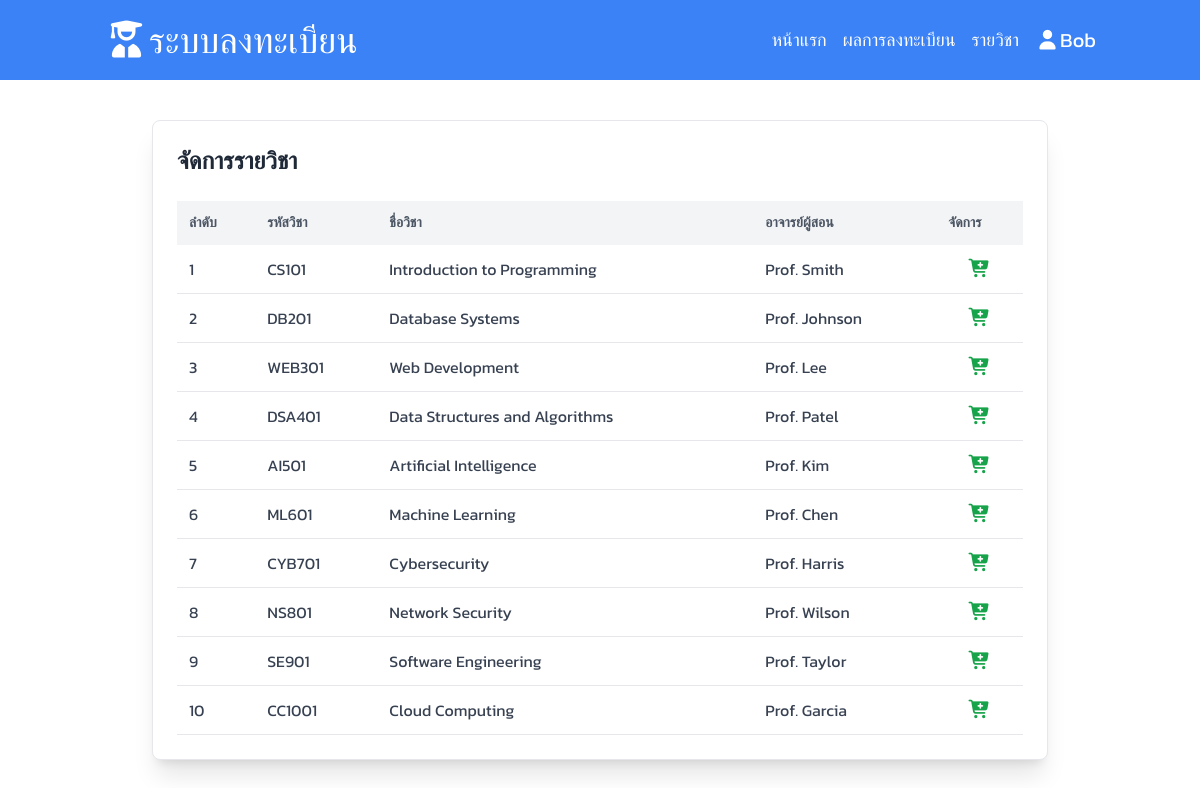
/courses (signed in), run on the app's committed database.
### tables this page shows
CREATE TABLE `courses` (
  `course_id` int(11) NOT NULL,
  `course_name` varchar(100) NOT NULL,
  `course_code` varchar(20) DEFAULT NULL,
  `instructor` varchar(50) DEFAULT NULL
);

### includes/view.php (called while the page is built, shortened)
<?php
function renderView(string $template, array $data = []): void
{
  extract($data);
  require __DIR__ . "/../templates/$template.php";
  require __DIR__ . "/../templates/layout/main.php";
}

### routes/courses.php (called while the page is built, shortened)
<?php
$conn = getConnection();
$stmt = $conn->prepare("SELECT * from courses");
$stmt->execute();
$result = $stmt->get_result();
$courses = $result->fetch_all(MYSQLI_ASSOC);
renderView('courses', ['title' => 'รายวิชา', 'courses' => $courses, 'error' => $_GET['error'] ?? null]);
exit;

### public/index.php (called while the page is built, shortened)
<?php
require_once INCLUDES_DIR . '/view.php';
dispatch($_SERVER['REQUEST_URI'], $_SERVER['REQUEST_METHOD']);

### templates/courses.php (the view, shortened to what this page needs)
<div class="container mx-auto">
  <div class="flex flex-col justify-center items-center min-h-[calc(100vh-80px)] p-4">
    <div class="w-full max-w-4xl bg-white shadow-xl rounded-lg p-6 border">
      <div class="flex justify-between items-center mb-6">
        <div>
          <h1 class="text-2xl font-bold text-gray-800">จัดการรายวิชา</h1>
        </div>
      </div>
      <?php if (empty($courses)) { ?>
        <p class="bg-gray-100 text-gray-500 text-center rounded-md py-3">ยังไม่มีรายวิชา</p>
      <?php } else { ?>
        <div class="overflow-x-auto">
          <table class="w-full border-collapse">
            <thead>
              <tr class="bg-gray-100 text-gray-600 text-sm">
                <th class="p-3 text-left">ลำดับ</th>
                <th class="p-3 text-left">รหัสวิชา</th>
                <th class="p-3 text-left">ชื่อวิชา</th>
                <th class="p-3 text-left">อาจารย์ผู้สอน	</th>
                <th class="p-3 text-left">จัดการ</th>
              </tr>
            </thead>
            <tbody class="text-gray-700">
              <?php foreach($courses as $key => $course) { ?>
                <tr class="border-b hover:bg-gray-50">
                  <td class="p-3 text-left"><?= $key + 1 ?></td>
                  <td class="p-3 text-left"><?= htmlspecialchars($course['course_code']) ?></td>
                  <td class="p-3 text-left"><?= htmlspecialchars($course['course_name']) ?></td>
                  <td class="p-3 text-left"><?= htmlspecialchars($course['instructor']) ?></td>
                  <td class="text-center">
                    <form action="courses" method="post">
                      <button class="cursor-pointer text-green-600 font-medium rounded-lg p-1 text-lg outline-none hover:text-green-700 active:ring-2 active:ring-green-300 duration-300">
                        <i class="fa-solid fa-cart-plus"></i>
                      </button>
                    </form>
                  </td>
                </tr>
              <?php } ?>
            </tbody>
          </table>
        </div>
      <?php } ?>
    </div>
  </div>
</div>

### data on the page
courses: course_code "CS101", course_name "Introduction to Programming", instructor "Prof. Smith"
courses: course_code "DB201", course_name "Database Systems", instructor "Prof. Johnson"
courses: course_code "WEB301", course_name "Web Development", instructor "Prof. Lee"
courses: course_code "DSA401", course_name "Data Structures and Algorithms", instructor "Prof. Patel"
courses: course_code "AI501", course_name "Artificial Intelligence", instructor "Prof. Kim"
courses: course_code "ML601", course_name "Machine Learning", instructor "Prof. Chen"
courses: course_code "CYB701", course_name "Cybersecurity", instructor "Prof. Harris"
courses: course_code "NS801", course_name "Network Security", instructor "Prof. Wilson"
courses: course_code "SE901", course_name "Software Engineering", instructor "Prof. Taylor"
courses: course_code "CC1001", course_name "Cloud Computing", instructor "Prof. Garcia"

### other printed values
$_SESSION['student']['first_name'] "Bob"
